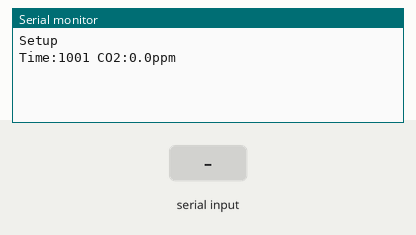
The sketch below on a simulated ESP8266 (NodeMCU). Parts: the last lines printed to the serial monitor. Inputs (shaded band) come from the test bench. WiFi joins after 1.5 s; servers stay silent unless stated; uploads are accepted with an empty reply.

Above: at 1.2 s.
1.3 s: "90,45\n" received over Serial
At 4.1 s:
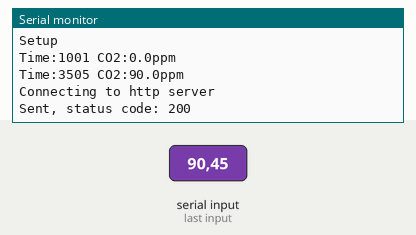
4.3 s: "30,150\n" received over Serial
At 9.9 s:
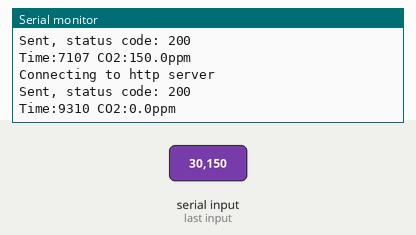
Timing chart, 0 to 11.4 s (numbered marks = the images above; inputs shaded):
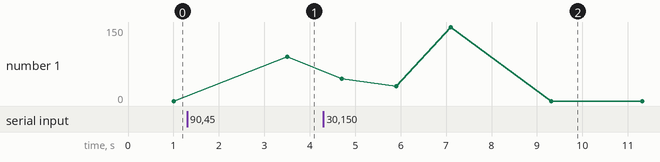

Measured:
- after the input at 1.3 s, the serial monitor: prints a new line after 2.2 s (image 1)
- after the input at 4.3 s, the serial monitor: prints a new line after 1.6 s (image 2)
- plotted number 1: 0 → 90 after the input at 1.3 s

The sketch:

CO2_test.ino
```cpp
/*
 * Hardware connections:
 *  - S-100 TX line to ESP8266 RX line
 */

#include <ESP8266WiFi.h>
#include <ESP8266WiFiMulti.h>
#include <ESP8266HTTPClient.h>


ESP8266WiFiMulti WiFiMulti;
HTTPClient http;

void setup()
{
    // Use Receive line to get CO2 sensor values (disconnect to upload this program via USB)
    // Use Transmit line to print log messages via USB connection
    Serial.begin(38400);
    Serial.println("Setup");

    // WiFi Access Point, change or add access points for different WiFi
    WiFiMulti.addAP("TP-LINK_C5E618", NULL); // no password

}

void loop()
{

    float co2 = Serial.parseFloat(); // Read co2 value in serial manner

    Serial.print("Time:");
    Serial.print(millis());
    Serial.print(" CO2:");
    Serial.print(co2, 1);
    Serial.print("ppm");
    Serial.println();

    if (WiFiMulti.run() == WL_CONNECTED) {

      // Check if we got a value yet or not (S-100 sensor has a hard-coded interval)
      if (co2 != 0) {
          send(http, co2);
      }

    } else {
      Serial.println("Not connected to wifi yet");
    }

    delay(1000);
}
```

create_odf.ino
```cpp
//#define OMI_URL "https://biotope.cs.hut.fi/omi/node/"
#define OMI_URL "http://192.168.1.152:8080/"

const char writeTemplate[] =
"<omiEnvelope xmlns=\"http://www.opengroup.org/xsd/omi/1.0/\" version=\"1.0\" ttl=\"20\">"
  "<write msgformat=\"odf\">"
    "<msg>"
      "<Objects xmlns=\"http://www.opengroup.org/xsd/odf/1.0/\">"
        "<Object>"
          "<id>S-100</id>"
          "<InfoItem name=\"CO2\">"
            "<value>%f</value>"
          "</InfoItem>"
        "</Object>"
      "</Objects>"
    "</msg>"
  "</write>"
"</omiEnvelope>";

char omiBuffer[1024];

void send(HTTPClient& http, float co2) {
  Serial.println("Connecting to http server");

  http.begin(OMI_URL);
  int httpCode = 0;

  sprintf(omiBuffer, writeTemplate, co2);

  // start connection and send HTTP header
  httpCode = http.POST((uint8_t*)omiBuffer, strlen(omiBuffer));

  Serial.print("Sent, status code: ");
  Serial.println(httpCode);
  String payload = http.getString();
  Serial.println(payload);
  http.end();
}
```
